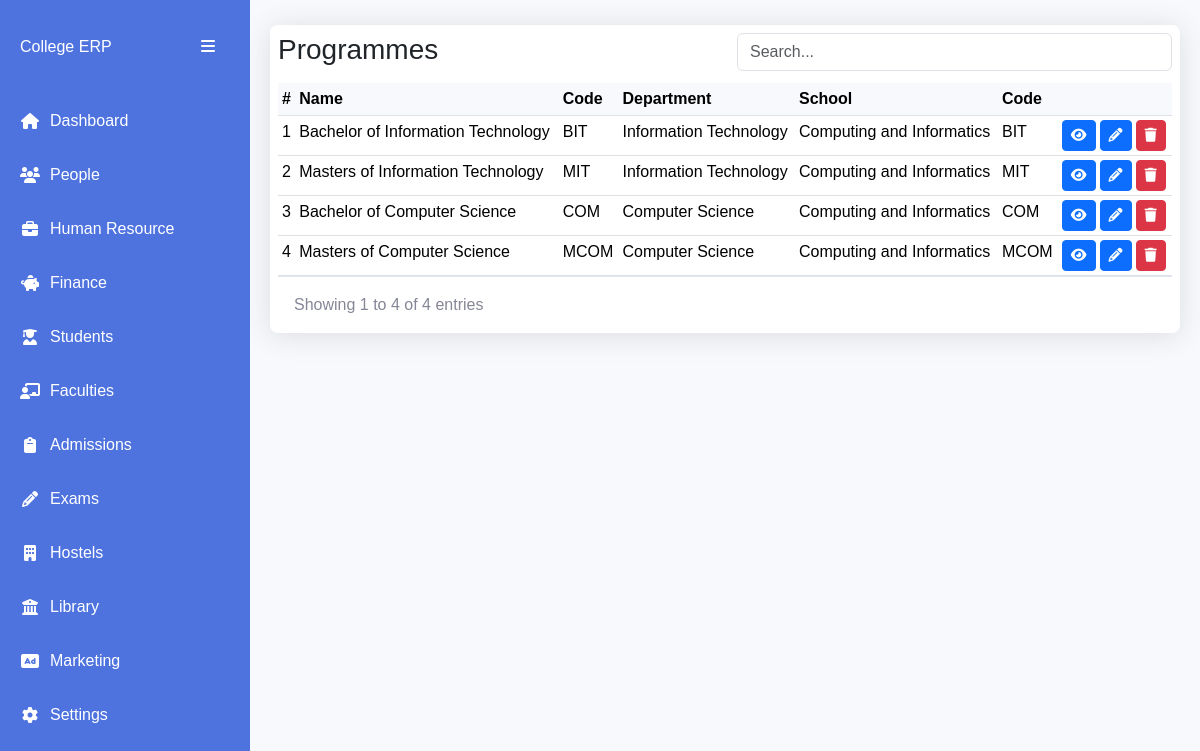
Page /schools/programmes/ on the committed database.
### apps/schools/models.py (models this page shows)
class Programme(AbsoluteBaseModel):
    name = models.CharField(max_length=255)
    code = models.CharField(max_length=255, null=True, blank=True)
    school = models.ForeignKey(School, on_delete=models.CASCADE)
    department = models.ForeignKey(Department, on_delete=models.CASCADE)
    level = models.CharField(max_length=255, choices=PROGRAMME_TYPES)
    def __str__(self):
        return f"{self.level} of {self.name}"

class Department(AbsoluteBaseModel):
    name = models.CharField(max_length=255)
    school = models.ForeignKey(School, on_delete=models.CASCADE)
    office = models.CharField(max_length=255, null=True, blank=True)
    def __str__(self):
        return self.name

class School(AbsoluteBaseModel):
    name = models.CharField(max_length=255)
    email = models.EmailField()
    phone = models.CharField(max_length=255)
    location = models.CharField(max_length=255)
    def __str__(self):
        return self.name

### apps/schools/views.py (the view)
# urls.py: path("programmes/", ProgrammesListView.as_view(), name="programmes"),
class ProgrammesListView(ListView):
    model = Programme
    template_name = "programmes/programmes.html"
    context_object_name = "programmes"
    paginate_by = 8
    def get_queryset(self):
        queryset = super().get_queryset()
        search_query = self.request.GET.get("search", "")
        if search_query:
            queryset = queryset.filter(
                Q(id__icontains=search_query) | Q(name__icontains=search_query)
            )
        return queryset.order_by("-created_on")
    def get_context_data(self, **kwargs):
        context = super().get_context_data(**kwargs)
        context["search_query"] = self.request.GET.get("search", "")
        context["levels"] = PROGRAMME_TYPES
        return context

### templates/programmes/programmes.html (shortened to what this page needs)
{% extends "base1.html" %}
{% block content %}
<div class="table-card">
  <div class="row py-2 px-2">
    <div class="col">
        <h3>Programmes</h3>
    </div>
    <div class="col">
        <input type="text" class="form-control" placeholder="Search..."
        id="searchInput" value="{{ search_query }}">
    </div>
</div>
      <div class="table-container px-2">
        <table class="table data-table table-sm">
          <thead>
            <tr>
              <th scope="col">#</th>
              <th scope="col">Name</th>
              <th scope="col">Code</th>
              <th scope="col">Department</th>
              <th scope="col">School</th>
              <th scope="col">Code</th>
              <th scope="col" colspan="3"></th>
            </tr>
          </thead>
          <tbody>
            {% for programme in page_obj %}
            <tr>
              <td>{{forloop.counter}}</td>
              <td>{{programme.level}} of {{programme.name}}</td>
              <td>{{programme.code}}</td>
              <td>{{programme.department}}</td>
              <td>{{programme.school}}</td>
              <td>{{programme.code}}</td>
              <td>
                <div class="d-flex gap-1">
                  <a href="{% url 'programme-details' programme.id %}" class="btn btn-primary btn-sm"><i class="fas fa-eye"></i></a>
                  <a class="btn btn-primary btn-sm" data-bs-toggle="modal" data-bs-target="#editProgrammeModal{{ programme.id }}">
                    <i class="fas fa-pencil"></i>
                  </a>
                  <a class="btn btn-danger btn-sm" data-bs-toggle="modal" data-bs-target="#deleteProgrammeModal{{ programme.id }}">
                    <i class="fas fa-trash"></i>
                  </a>
                </div>
              </td>
            </tr>
            {% endfor %}
          </tbody>
        </table>
        <div class="table-footer">
          <div class="page-info">
              Showing
              {{ page_obj.start_index }}
              to
              {{ page_obj.end_index }}
              of
              {{ paginator.count }}
              entries
          </div>
      </div>
      </div>
{% endblock content %}

### templates/base1.html (style rules this page uses)
:root { --sidebar-width: 250px; --sidebar-collapsed-width: 70px; --primary-color: #4e73df; --secondary-color: #858796; }
body { background-color: #f8f9fc; font-family: 'Nunito', sans-serif; overflow-x: hidden; }
.table-card { background: white; border-radius: 8px; box-shadow: 0 0.15rem 1.75rem 0 rgba(58, 59, 69, 0.15); margin: 5px 0; }
.table-container { overflow-x: auto; }
.data-table { margin-bottom: 0; }
.data-table th { background-color: #f8f9fc; border-top: none; white-space: nowrap; cursor: pointer; }
.table-footer { padding: 1rem; display: flex; justify-content: space-between; align-items: center; flex-wrap: wrap; gap: 1rem; border-top: 1px solid #e3e6f0; }
.page-info { color: #858796; }

### rows in the picture
Programme: level "Bachelor", name "Information Technology", code "BIT", department "Information Technology", school "Computing and Informatics"
Programme: level "Masters", name "Information Technology", code "MIT", department "Information Technology", school "Computing and Informatics"
Programme: level "Bachelor", name "Computer Science", code "COM", department "Computer Science", school "Computing and Informatics"
Programme: level "Masters", name "Computer Science", code "MCOM", department "Computer Science", school "Computing and Informatics"

### other values in the picture
{{ page_obj.start_index }} "1"
{{ page_obj.end_index }} "4"
{{ paginator.count }} "4"
